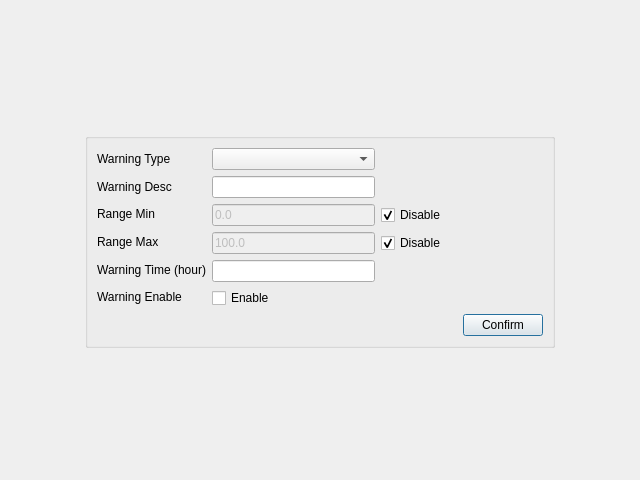
<?xml version="1.0" encoding="UTF-8"?>
<ui version="4.0">
 <class>DialogWarningSertting</class>
 <widget class="QDialog" name="DialogWarningSertting">
  <property name="geometry">
   <rect>
    <x>0</x>
    <y>0</y>
    <width>640</width>
    <height>480</height>
   </rect>
  </property>
  <property name="windowTitle">
   <string>WarningEditor</string>
  </property>
  <layout class="QVBoxLayout" name="verticalLayout_2">
   <item>
    <spacer name="verticalSpacer">
     <property name="orientation">
      <enum>Qt::Vertical</enum>
     </property>
     <property name="sizeHint" stdset="0">
      <size>
       <width>20</width>
       <height>81</height>
      </size>
     </property>
    </spacer>
   </item>
   <item>
    <layout class="QHBoxLayout" name="horizontalLayout_2">
     <item>
      <spacer name="horizontalSpacer_5">
       <property name="orientation">
        <enum>Qt::Horizontal</enum>
       </property>
       <property name="sizeHint" stdset="0">
        <size>
         <width>39</width>
         <height>20</height>
        </size>
       </property>
      </spacer>
     </item>
     <item>
      <widget class="QGroupBox" name="groupBox">
       <property name="title">
        <string/>
       </property>
       <layout class="QGridLayout" name="gridLayout_2">
        <item row="0" column="0" colspan="2">
         <layout class="QHBoxLayout" name="horizontalLayout">
          <item>
           <layout class="QVBoxLayout" name="verticalLayout">
            <item>
             <widget class="QLabel" name="label_2">
              <property name="text">
               <string>Warning Type</string>
              </property>
              <property name="alignment">
               <set>Qt::AlignLeading|Qt::AlignLeft|Qt::AlignVCenter</set>
              </property>
             </widget>
            </item>
            <item>
             <widget class="QLabel" name="label_6">
              <property name="text">
               <string>Warning Desc</string>
              </property>
             </widget>
            </item>
            <item>
             <widget class="QLabel" name="label_3">
              <property name="text">
               <string>Range Min</string>
              </property>
              <property name="alignment">
               <set>Qt::AlignLeading|Qt::AlignLeft|Qt::AlignVCenter</set>
              </property>
             </widget>
            </item>
            <item>
             <widget class="QLabel" name="label_4">
              <property name="text">
               <string>Range Max</string>
              </property>
              <property name="alignment">
               <set>Qt::AlignLeading|Qt::AlignLeft|Qt::AlignVCenter</set>
              </property>
             </widget>
            </item>
            <item>
             <widget class="QLabel" name="label_5">
              <property name="text">
               <string>Warning Time (hour)</string>
              </property>
              <property name="alignment">
               <set>Qt::AlignRight|Qt::AlignTrailing|Qt::AlignVCenter</set>
              </property>
             </widget>
            </item>
            <item>
             <widget class="QLabel" name="label">
              <property name="text">
               <string>Warning Enable</string>
              </property>
             </widget>
            </item>
           </layout>
          </item>
          <item>
           <layout class="QGridLayout" name="gridLayout">
            <item row="0" column="0">
             <widget class="QComboBox" name="combxWarnType"/>
            </item>
            <item row="0" column="1">
             <spacer name="horizontalSpacer_2">
              <property name="orientation">
               <enum>Qt::Horizontal</enum>
              </property>
              <property name="sizeHint" stdset="0">
               <size>
                <width>40</width>
                <height>20</height>
               </size>
              </property>
             </spacer>
            </item>
            <item row="1" column="0">
             <widget class="QLineEdit" name="editWarnDesc"/>
            </item>
            <item row="1" column="1">
             <spacer name="horizontalSpacer_7">
              <property name="orientation">
               <enum>Qt::Horizontal</enum>
              </property>
              <property name="sizeHint" stdset="0">
               <size>
                <width>40</width>
                <height>20</height>
               </size>
              </property>
             </spacer>
            </item>
            <item row="2" column="0">
             <widget class="QLineEdit" name="editWarnMin">
              <property name="enabled">
               <bool>false</bool>
              </property>
              <property name="text">
               <string>0.0</string>
              </property>
             </widget>
            </item>
            <item row="2" column="1">
             <widget class="QCheckBox" name="checkWarnMinEnable">
              <property name="text">
               <string>Disable</string>
              </property>
              <property name="checked">
               <bool>true</bool>
              </property>
             </widget>
            </item>
            <item row="3" column="0">
             <widget class="QLineEdit" name="editWarnMax">
              <property name="enabled">
               <bool>false</bool>
              </property>
              <property name="text">
               <string>100.0</string>
              </property>
             </widget>
            </item>
            <item row="3" column="1">
             <widget class="QCheckBox" name="checkWarnMaxEnable">
              <property name="text">
               <string>Disable</string>
              </property>
              <property name="checked">
               <bool>true</bool>
              </property>
             </widget>
            </item>
            <item row="4" column="0">
             <widget class="QLineEdit" name="editWarnTime"/>
            </item>
            <item row="4" column="1">
             <spacer name="horizontalSpacer_3">
              <property name="orientation">
               <enum>Qt::Horizontal</enum>
              </property>
              <property name="sizeHint" stdset="0">
               <size>
                <width>40</width>
                <height>20</height>
               </size>
              </property>
             </spacer>
            </item>
            <item row="5" column="0">
             <widget class="QCheckBox" name="checkWarnEneble">
              <property name="text">
               <string>Enable</string>
              </property>
             </widget>
            </item>
            <item row="5" column="1">
             <spacer name="horizontalSpacer_4">
              <property name="orientation">
               <enum>Qt::Horizontal</enum>
              </property>
              <property name="sizeHint" stdset="0">
               <size>
                <width>40</width>
                <height>20</height>
               </size>
              </property>
             </spacer>
            </item>
           </layout>
          </item>
         </layout>
        </item>
        <item row="1" column="0">
         <spacer name="horizontalSpacer">
          <property name="orientation">
           <enum>Qt::Horizontal</enum>
          </property>
          <property name="sizeHint" stdset="0">
           <size>
            <width>360</width>
            <height>20</height>
           </size>
          </property>
         </spacer>
        </item>
        <item row="1" column="1">
         <widget class="QPushButton" name="btnWarnConfirm">
          <property name="text">
           <string>Confirm</string>
          </property>
         </widget>
        </item>
       </layout>
      </widget>
     </item>
     <item>
      <spacer name="horizontalSpacer_6">
       <property name="orientation">
        <enum>Qt::Horizontal</enum>
       </property>
       <property name="sizeHint" stdset="0">
        <size>
         <width>39</width>
         <height>20</height>
        </size>
       </property>
      </spacer>
     </item>
    </layout>
   </item>
   <item>
    <spacer name="verticalSpacer_2">
     <property name="orientation">
      <enum>Qt::Vertical</enum>
     </property>
     <property name="sizeHint" stdset="0">
      <size>
       <width>20</width>
       <height>81</height>
      </size>
     </property>
    </spacer>
   </item>
  </layout>
 </widget>
 <resources/>
 <connections/>
</ui>
